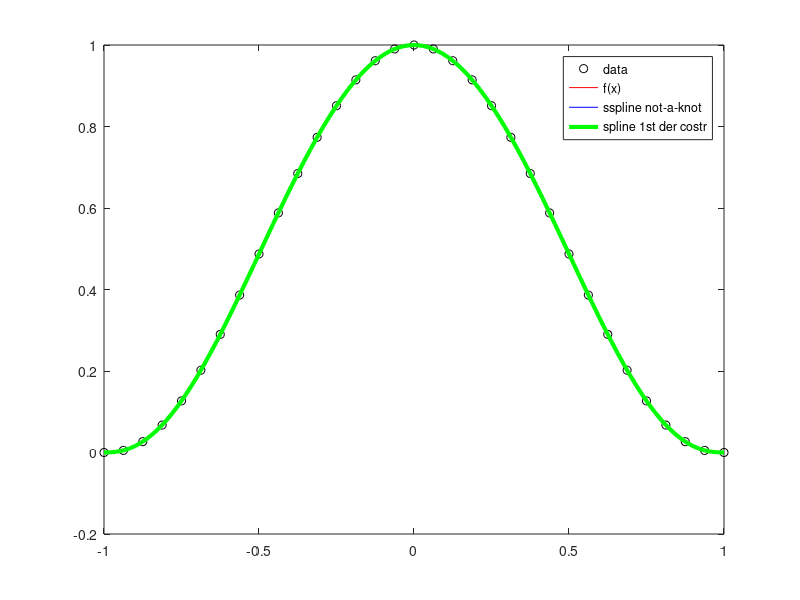
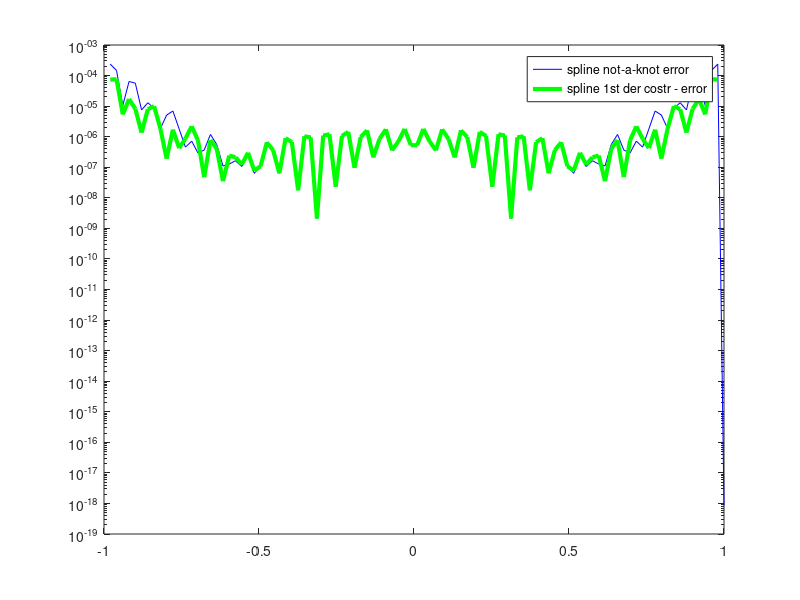

The MATLAB source for these figures, in order:
disp('***********************************************')
disp('*****************exercise_2_1*****************')
disp('***********************************************')

% interval limits
a = -5;
b = 5;

%function definition
f = @(x) 1./(1+x.^2); 

xplot = linspace(a,b);  % vector of points for plotting f and the polynomial interp.
f_xplot = f(xplot); %evaluate f

%loop over the degree
for n = 5:4:13
   x=linspace(a,b,n+1); %equally-spaced nodes

   %remove comment to use chebyshev node
   %t = -cos((2*(1:n+1)-1)*pi/(2*(n+1))); x = (b-a)/2*t+(b+a)/2; % Chebyshev  (uncomment to use these nodes)
  
   y = f(x);  %evaluate f at nodes
   c = polyfit(x,y,n);  %polynomail interpolation
   p = polyval(c,xplot);  %evaluate polynomial 
   plot(xplot,p,'b',xplot,f_xplot,'r',x,y,'ko','linewidth',3) %plotting

   pause
end
disp('********************************************** END **********************************************')
pause
%%%%%%%%%%%%%%%%%%%%%%%%%%%%%%%%%%%%%%%%%%%%%%%%%%%%%%%%%%%%%%%%%%%%%%%%%%%%%%%%%%%%%%%%%%%%%%%%%%%%%%%%%%%%%%%%%%
%%%%%%%%%%%%%%%%%%%%%%%%%%%%%%%%%%%%%%%%%%%%%%%%%%%%%%%%%%%%%%%%%%%%%%%%%%%%%%%%%%%%%%%%%%%%%%%%%%%%%%%%%%%%%%%%%%

close all
clear all
clc
disp('***********************************************')
disp('*****************exercise_2_3*****************')
disp('***********************************************')

a = -5;
b = 5;
f = @(x) 1./(1+x.^2);   % define the function
xplot = linspace(a,b);
f_xplot = f(xplot);

%loop over the polynomial degree
for n = 6:4:14
    x = linspace(a,b,n);
    y = f(x);

    %define the sline (with "not-a-knot" conditions)
    s = spline(x,y,xplot);  % s: vector containing the evalutions of the spline at the points stored in xplot 
    
    % plot: the nodes-evaluations, f, spline
    plot(x,y,'ko',xplot,f_xplot,'r',xplot,s,'b','linewidth',3)
    %compute the error, infinite-norm 
    err = norm(s-f_xplot,inf)
    pause
end    

disp('********************************************** END **********************************************')
pause
%%%%%%%%%%%%%%%%%%%%%%%%%%%%%%%%%%%%%%%%%%%%%%%%%%%%%%%%%%%%%%%%%%%%%%%%%%%%%%%%%%%%%%%%%%%%%%%%%%%%%%%%%%%%%%%%%%
%%%%%%%%%%%%%%%%%%%%%%%%%%%%%%%%%%%%%%%%%%%%%%%%%%%%%%%%%%%%%%%%%%%%%%%%%%%%%%%%%%%%%%%%%%%%%%%%%%%%%%%%%%%%%%%%%%
close all
clear all
clc
disp('***********************************************')
disp('*****************exercise_2_4*****************')
disp('***********************************************')
f = @(x) (1-x.^2).^(5/2);                   %f definition
fd = @(x) (5/2)*(1-x.^2).^(5/2-1).*(-2*x);  %f' definition

%compute f' at first and last nodes-> we will use this to define the "costrained" spline (s1), 
%in which the first derivative at the extremes of the interval is force to be equal to f'
f0 = fd(-1);  % f' at first point
fn = fd(1);   % f' at last point

% vector xplot: used to (1) plot the fucntion (2) compute the interpolation error
xplot = linspace(-1,1);
f_xplot = f(xplot);  %evaluate f at xplot

for k = 2:5
    n = 2^k;
    x = -1+2*(0:n)/n;  %points defining the sub-intervals
    y = f(x);          % f at x

    s = spline(x,y,xplot);            % not-a-knot spline
    s1 = spline(x,[f0 y fn],xplot);   % 1^st derivative constrain spline 
 
    % plottinf f s, s1
    figure(1)
    plot(x,y,'ko',xplot,f_xplot,'r',xplot,s,'b',xplot,s1,'g','linewidth',3)
    legend('data','f(x)','sspline not-a-knot','spline 1st der costr')
    pause

    % plotting errors
    figure(2)
    semilogy(xplot,abs(s-f_xplot),'b',xplot,abs(s1-f_xplot),'g','linewidth',3)
    legend('spline not-a-knot error','spline 1st der costr - error')

    %print errors
    err = norm(f_xplot-s,inf)
    err1 = norm(f_xplot-s1,inf)
    pause
end    

% the constrained spline (1st derivativ at limits) gives a more 
% accurate approximation than not-a-knot spline. In fact it satisfies
% 2 more conditions which link it to the function f, as well as 
% interpolation conditions.



disp('********************************************** END **********************************************')
pause